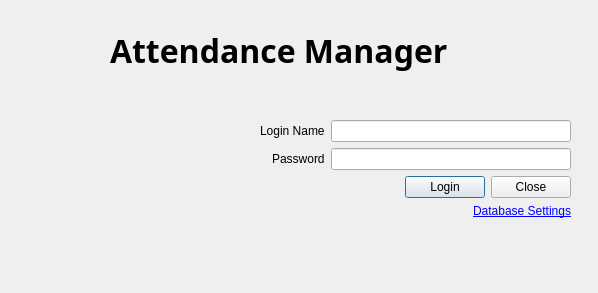
<?xml version="1.0" encoding="UTF-8"?>
<ui version="4.0">
 <class>Dialog</class>
 <widget class="QDialog" name="Dialog">
  <property name="geometry">
   <rect>
    <x>0</x>
    <y>0</y>
    <width>598</width>
    <height>293</height>
   </rect>
  </property>
  <property name="windowTitle">
   <string>Dialog</string>
  </property>
  <widget class="QWidget" name="verticalLayoutWidget">
   <property name="geometry">
    <rect>
     <x>260</x>
     <y>120</y>
     <width>311</width>
     <height>141</height>
    </rect>
   </property>
   <layout class="QVBoxLayout" name="layoutLogin">
    <item>
     <layout class="QFormLayout" name="formLayout">
      <property name="labelAlignment">
       <set>Qt::AlignRight|Qt::AlignTrailing|Qt::AlignVCenter</set>
      </property>
      <item row="0" column="0">
       <widget class="QLabel" name="labelUsername">
        <property name="text">
         <string>Login Name</string>
        </property>
       </widget>
      </item>
      <item row="0" column="1">
       <widget class="QLineEdit" name="inputUsername"/>
      </item>
      <item row="1" column="0">
       <widget class="QLabel" name="labelPassword">
        <property name="text">
         <string>Password</string>
        </property>
       </widget>
      </item>
      <item row="1" column="1">
       <widget class="QLineEdit" name="inputPassword"/>
      </item>
     </layout>
    </item>
    <item>
     <layout class="QHBoxLayout" name="horizontalLayout">
      <item>
       <spacer name="horizontalSpacer">
        <property name="orientation">
         <enum>Qt::Horizontal</enum>
        </property>
        <property name="sizeHint" stdset="0">
         <size>
          <width>40</width>
          <height>20</height>
         </size>
        </property>
       </spacer>
      </item>
      <item>
       <widget class="QPushButton" name="pushButton">
        <property name="text">
         <string>Login</string>
        </property>
       </widget>
      </item>
      <item>
       <widget class="QPushButton" name="pushButton_2">
        <property name="text">
         <string>Close</string>
        </property>
       </widget>
      </item>
     </layout>
    </item>
    <item>
     <widget class="QLabel" name="labelDatabaseSettings">
      <property name="styleSheet">
       <string notr="true">QLabel {
	text-decoration: underline;
	color: blue;
}</string>
      </property>
      <property name="text">
       <string>Database Settings</string>
      </property>
      <property name="alignment">
       <set>Qt::AlignRight|Qt::AlignTrailing|Qt::AlignVCenter</set>
      </property>
     </widget>
    </item>
    <item>
     <spacer name="verticalSpacer">
      <property name="orientation">
       <enum>Qt::Vertical</enum>
      </property>
      <property name="sizeHint" stdset="0">
       <size>
        <width>20</width>
        <height>40</height>
       </size>
      </property>
     </spacer>
    </item>
   </layout>
  </widget>
  <widget class="QLabel" name="label">
   <property name="geometry">
    <rect>
     <x>110</x>
     <y>30</y>
     <width>401</width>
     <height>41</height>
    </rect>
   </property>
   <property name="font">
    <font>
     <family>Arial Black</family>
     <pointsize>24</pointsize>
     <weight>75</weight>
     <bold>true</bold>
    </font>
   </property>
   <property name="text">
    <string>Attendance Manager</string>
   </property>
  </widget>
 </widget>
 <resources/>
 <connections/>
</ui>
